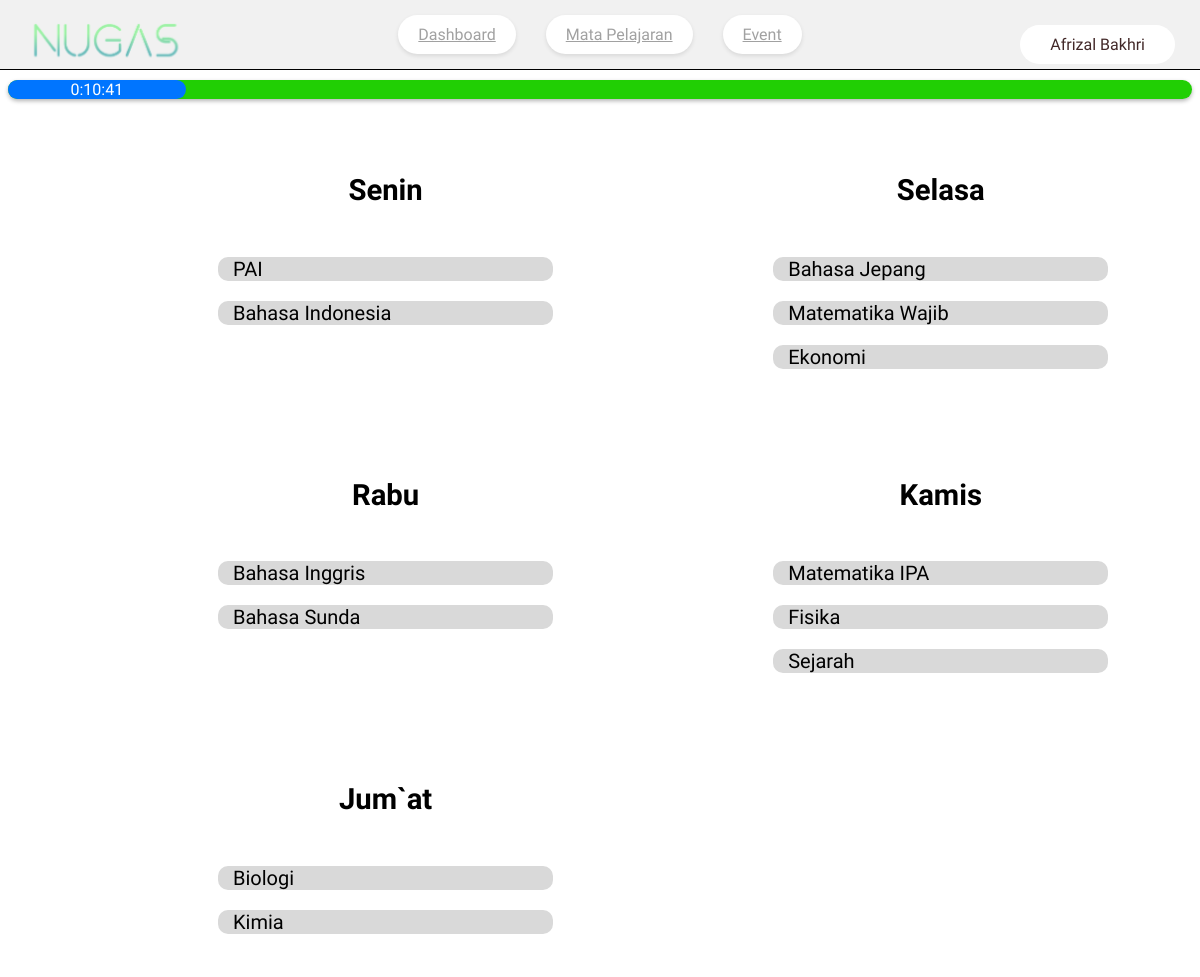
The page /user/mapel.php (signed in) on the database as committed earlier.
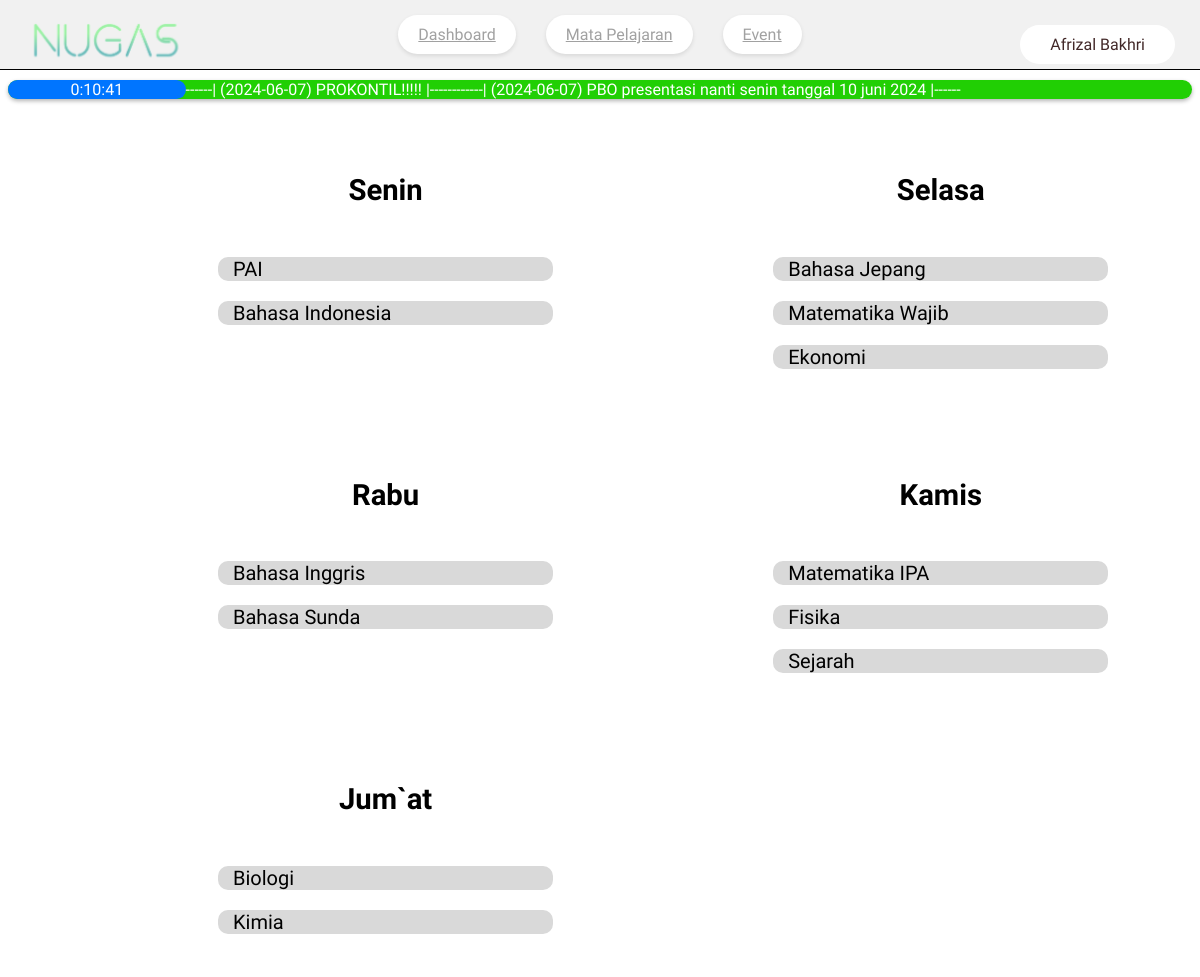
The same page on the database as committed later.
### tables this page shows
CREATE TABLE `kp_mapel` (
  `ID_kp` varchar(5) NOT NULL,
  `NIP` int(7) NOT NULL,
  `Nama` varchar(30) NOT NULL,
  `Jadwal_Kegiatan` varchar(10) NOT NULL
);

CREATE TABLE `notifikasi` (
  `ID` int(5) NOT NULL,
  `NIP` int(7) NOT NULL,
  `Pesan_Pemberitahuan` varchar(255) NOT NULL,
  `Jenis` varchar(15) NOT NULL,
  `created_at` date NOT NULL
);

### user/mapel.php (the view, shortened to what this page needs)
<?php
    include "../service/database.php";
?>
<!DOCTYPE html>
<html>
    <head>
        <link rel="stylesheet" href="styles/mapel2.css">
        <link rel="stylesheet" href="https://cdnjs.cloudflare.com/ajax/libs/font-awesome/6.5.2/css/all.min.css" />
    </head>
    <body>
    <div class ="header">
        <div class="navbar">
            <div class="logo">
                <img src="../Assets/nugas.png" alt="Logo NUGAS" style="width: 150px;">
            </div>
            <div class="menu">
                <a href="home.php">Dashboard</a>
                <a href="mapel.php">Mata Pelajaran</a>
                <a href="event.php">Event</a>
            </div>
            <div class="pengguna" onclick="togglePenggunaContent()">
                <span><?php echo $_SESSION['username'] ?></span>
            </div>
        </div>
    </div>
    <div class="announcement">
        <div class="time">
            <a id="realtime-clock">12:00</a>
        </div>
        <marquee><a id="announcement-text">
            <?php
                $sql = "SELECT * FROM notifikasi WHERE Jenis = 'announcement'";
                $query = mysqli_query($db, $sql);
                while($result = mysqli_fetch_assoc($query)){
                    echo "------|  (".$result['created_at'].") ".$result['Pesan_Pemberitahuan']."  |------";
                }
            ?>
        </a></marquee>
    </div>
    <?php
        $sql = "SELECT jadwal_kegiatan FROM kp_mapel GROUP BY jadwal_kegiatan ORDER BY Jadwal_Kegiatan DESC ";
        $query = mysqli_query($db, $sql);
        if ($query) {
            while($hari = mysqli_fetch_array($query)){
                echo "<div class='contentkiri'>";
                echo "<div class='judulkiri'>";
                echo "<h3>".$hari['jadwal_kegiatan']."</h3>";
                echo "</div>";
                echo "<div class='isikiri'>";
                $nested_sql = "SELECT Nama FROM kp_mapel WHERE jadwal_kegiatan = '".$hari['jadwal_kegiatan']."'";
                $nested_query = mysqli_query($db, $nested_sql);
                if ($nested_query) {
                    while($hasil = mysqli_fetch_array($nested_query)){
                        echo "<p>".$hasil['Nama']."</p>";
                    }
                } else {
                    echo "<p>Error in nested query: " . mysqli_error($db) . "</p>";
                }
                echo "</div>";
                echo "</div>";
            }
        } else {
            echo "<p>Error in main query: " . mysqli_error($db) . "</p>";
        }
    ?>
    </body>
</html>

Rows that differ between the two databases and show on the page:
added notifikasi: created_at "2024-06-07", Pesan_Pemberitahuan "PROKONTIL!!!!!"
added notifikasi: created_at "2024-06-07", Pesan_Pemberitahuan "PBO presentasi nanti senin tanggal 10 juni 2024"
